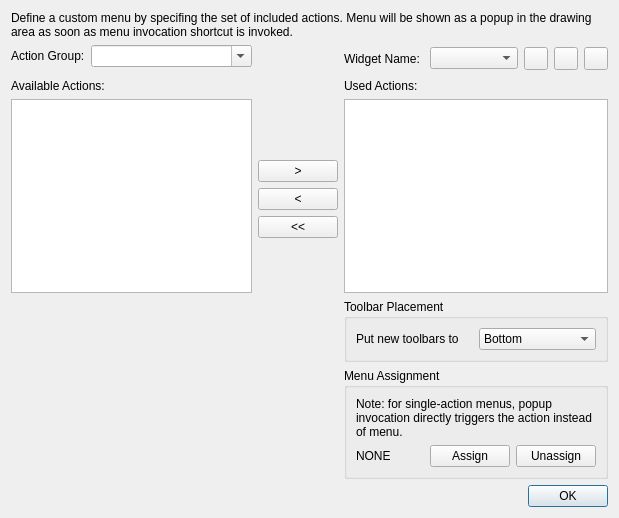
<?xml version="1.0" encoding="UTF-8"?>
<ui version="4.0">
 <class>LC_DlgWidgetCreator</class>
 <widget class="QDialog" name="LC_DlgWidgetCreator">
  <property name="geometry">
   <rect>
    <x>0</x>
    <y>0</y>
    <width>619</width>
    <height>518</height>
   </rect>
  </property>
  <property name="windowTitle">
   <string>Dialog</string>
  </property>
  <layout class="QGridLayout" name="gridLayout">
   <item row="12" column="0" colspan="3">
    <widget class="QDialogButtonBox" name="buttonBox">
     <property name="orientation">
      <enum>Qt::Horizontal</enum>
     </property>
     <property name="standardButtons">
      <set>QDialogButtonBox::Ok</set>
     </property>
    </widget>
   </item>
   <item row="2" column="0">
    <widget class="QLabel" name="label_3">
     <property name="text">
      <string>Available Actions:</string>
     </property>
    </widget>
   </item>
   <item row="1" column="0">
    <widget class="QFrame" name="frame_6">
     <property name="frameShape">
      <enum>QFrame::NoFrame</enum>
     </property>
     <property name="frameShadow">
      <enum>QFrame::Raised</enum>
     </property>
     <layout class="QHBoxLayout" name="horizontalLayout_4">
      <property name="leftMargin">
       <number>0</number>
      </property>
      <property name="topMargin">
       <number>0</number>
      </property>
      <property name="rightMargin">
       <number>0</number>
      </property>
      <property name="bottomMargin">
       <number>6</number>
      </property>
      <item>
       <widget class="QLabel" name="label_2">
        <property name="text">
         <string>Action Group:</string>
        </property>
       </widget>
      </item>
      <item>
       <widget class="QComboBox" name="cbCategories">
        <property name="sizePolicy">
         <sizepolicy hsizetype="Preferred" vsizetype="Fixed">
          <horstretch>3</horstretch>
          <verstretch>0</verstretch>
         </sizepolicy>
        </property>
        <property name="toolTip">
         <string>Select action group with actions</string>
        </property>
        <property name="editable">
         <bool>true</bool>
        </property>
       </widget>
      </item>
     </layout>
    </widget>
   </item>
   <item row="3" column="2" rowspan="5">
    <widget class="ActionList" name="alChosenActions">
     <property name="toolTip">
      <string>Actions that are included. Use drag-n-drop to reorder, double-click for remove item from the list.</string>
     </property>
    </widget>
   </item>
   <item row="0" column="0" colspan="3">
    <widget class="QLabel" name="lblDialogHint">
     <property name="text">
      <string>Define a custom menu by specifing the set of included actions. Menu will be shown as a popup in the drawing area as soon as menu invocation shortcut is invoked. </string>
     </property>
     <property name="wordWrap">
      <bool>true</bool>
     </property>
    </widget>
   </item>
   <item row="1" column="2">
    <widget class="QWidget" name="wWidgetToolbar" native="true">
     <layout class="QGridLayout" name="gridLayout_2">
      <property name="leftMargin">
       <number>0</number>
      </property>
      <property name="topMargin">
       <number>0</number>
      </property>
      <property name="rightMargin">
       <number>0</number>
      </property>
      <property name="bottomMargin">
       <number>0</number>
      </property>
      <item row="0" column="3">
       <widget class="QToolButton" name="btnSave">
        <property name="toolTip">
         <string>Save Used Actions List</string>
        </property>
        <property name="text">
         <string/>
        </property>
        <property name="icon">
         <iconset resource="../../../../res/icons/icons.qrc">
          <normaloff>:/icons/save.lci</normaloff>:/icons/save.lci</iconset>
        </property>
       </widget>
      </item>
      <item row="0" column="1">
       <widget class="QComboBox" name="cbWidgetName">
        <property name="toolTip">
         <string/>
        </property>
        <property name="editable">
         <bool>false</bool>
        </property>
       </widget>
      </item>
      <item row="0" column="0">
       <widget class="QLabel" name="lblWidgetTypeName">
        <property name="sizePolicy">
         <sizepolicy hsizetype="Maximum" vsizetype="Preferred">
          <horstretch>0</horstretch>
          <verstretch>0</verstretch>
         </sizepolicy>
        </property>
        <property name="text">
         <string>Widget Name: </string>
        </property>
       </widget>
      </item>
      <item row="0" column="4">
       <widget class="QToolButton" name="btnDelete">
        <property name="toolTip">
         <string>Destroy</string>
        </property>
        <property name="text">
         <string/>
        </property>
        <property name="icon">
         <iconset resource="../../../../res/icons/icons.qrc">
          <normaloff>:/icons/remove.lci</normaloff>:/icons/remove.lci</iconset>
        </property>
       </widget>
      </item>
      <item row="0" column="2">
       <widget class="QToolButton" name="btnNew">
        <property name="toolTip">
         <string/>
        </property>
        <property name="text">
         <string/>
        </property>
        <property name="icon">
         <iconset resource="../../../../res/icons/icons.qrc">
          <normaloff>:/icons/add.lci</normaloff>:/icons/add.lci</iconset>
        </property>
       </widget>
      </item>
     </layout>
    </widget>
   </item>
   <item row="7" column="1">
    <spacer name="verticalSpacer">
     <property name="orientation">
      <enum>Qt::Vertical</enum>
     </property>
     <property name="sizeHint" stdset="0">
      <size>
       <width>20</width>
       <height>40</height>
      </size>
     </property>
    </spacer>
   </item>
   <item row="5" column="1">
    <widget class="QPushButton" name="btnRemove">
     <property name="sizePolicy">
      <sizepolicy hsizetype="Minimum" vsizetype="Fixed">
       <horstretch>0</horstretch>
       <verstretch>0</verstretch>
      </sizepolicy>
     </property>
     <property name="toolTip">
      <string>Remove selected item from the list of used actions</string>
     </property>
     <property name="text">
      <string>&lt;</string>
     </property>
     <property name="iconSize">
      <size>
       <width>32</width>
       <height>32</height>
      </size>
     </property>
    </widget>
   </item>
   <item row="2" column="2">
    <widget class="QLabel" name="label_4">
     <property name="text">
      <string>Used Actions:</string>
     </property>
    </widget>
   </item>
   <item row="3" column="0" rowspan="5">
    <widget class="ActionList" name="alOfferredActions">
     <property name="toolTip">
      <string>Available actions. Double click on item to add it to the list of used actions.</string>
     </property>
    </widget>
   </item>
   <item row="3" column="1">
    <spacer name="verticalSpacer_2">
     <property name="orientation">
      <enum>Qt::Vertical</enum>
     </property>
     <property name="sizeHint" stdset="0">
      <size>
       <width>20</width>
       <height>40</height>
      </size>
     </property>
    </spacer>
   </item>
   <item row="9" column="2">
    <widget class="QGroupBox" name="gbMenuAssignment">
     <property name="title">
      <string>Menu Assignment</string>
     </property>
     <layout class="QGridLayout" name="gridLayout_3" columnstretch="5,0,0">
      <item row="2" column="0">
       <widget class="QLabel" name="lblMenuShortcut">
        <property name="text">
         <string>NONE</string>
        </property>
       </widget>
      </item>
      <item row="2" column="2">
       <widget class="QPushButton" name="pbMenuUnassign">
        <property name="toolTip">
         <string>Removes menu assignment. Menu itself is not deleted.</string>
        </property>
        <property name="text">
         <string>Unassign</string>
        </property>
       </widget>
      </item>
      <item row="0" column="0" colspan="3" alignment="Qt::AlignTop">
       <widget class="QLabel" name="label">
        <property name="minimumSize">
         <size>
          <width>0</width>
          <height>0</height>
         </size>
        </property>
        <property name="text">
         <string>Note: for single-action menus, popup invocation directly triggers the action instead of menu.</string>
        </property>
        <property name="wordWrap">
         <bool>true</bool>
        </property>
       </widget>
      </item>
      <item row="2" column="1">
       <widget class="QPushButton" name="pbMenuAssign">
        <property name="toolTip">
         <string>Assign menu activation shortcut.</string>
        </property>
        <property name="text">
         <string>Assign</string>
        </property>
        <property name="icon">
         <iconset resource="../../../../res/icons/icons.qrc">
          <normaloff>:/icons/mouse.lci</normaloff>:/icons/mouse.lci</iconset>
        </property>
       </widget>
      </item>
      <item row="1" column="0">
       <spacer name="verticalSpacer_3">
        <property name="orientation">
         <enum>Qt::Vertical</enum>
        </property>
        <property name="sizeHint" stdset="0">
         <size>
          <width>20</width>
          <height>0</height>
         </size>
        </property>
       </spacer>
      </item>
     </layout>
    </widget>
   </item>
   <item row="4" column="1">
    <widget class="QPushButton" name="btnAdd">
     <property name="sizePolicy">
      <sizepolicy hsizetype="Maximum" vsizetype="Fixed">
       <horstretch>0</horstretch>
       <verstretch>0</verstretch>
      </sizepolicy>
     </property>
     <property name="toolTip">
      <string>Add selected item to the list of used actions</string>
     </property>
     <property name="text">
      <string>&gt;</string>
     </property>
     <property name="iconSize">
      <size>
       <width>32</width>
       <height>32</height>
      </size>
     </property>
    </widget>
   </item>
   <item row="6" column="1">
    <widget class="QPushButton" name="btnRemoveAll">
     <property name="toolTip">
      <string>Remove ALL items from the list of used actions</string>
     </property>
     <property name="text">
      <string>&lt;&lt;</string>
     </property>
    </widget>
   </item>
   <item row="8" column="2">
    <widget class="QGroupBox" name="gbToolbarPlacement">
     <property name="title">
      <string>Toolbar Placement</string>
     </property>
     <layout class="QGridLayout" name="gridLayout_4">
      <item row="0" column="0">
       <widget class="QLabel" name="label_5">
        <property name="text">
         <string>Put new toolbars to </string>
        </property>
       </widget>
      </item>
      <item row="0" column="1">
       <widget class="QComboBox" name="cbTBPlacementArea">
        <property name="toolTip">
         <string>Specifies docking area that is used to initial placement of created toolbar. Make sure that this area is enabled.</string>
        </property>
        <item>
         <property name="text">
          <string>Bottom</string>
         </property>
        </item>
        <item>
         <property name="text">
          <string>Left</string>
         </property>
        </item>
        <item>
         <property name="text">
          <string>Right</string>
         </property>
        </item>
        <item>
         <property name="text">
          <string>Top</string>
         </property>
        </item>
       </widget>
      </item>
     </layout>
    </widget>
   </item>
  </layout>
 </widget>
 <customwidgets>
  <customwidget>
   <class>ActionList</class>
   <extends>QListWidget</extends>
   <header>actionlist.h</header>
  </customwidget>
 </customwidgets>
 <resources>
  <include location="../../../../res/icons/icons.qrc"/>
 </resources>
 <connections>
  <connection>
   <sender>buttonBox</sender>
   <signal>accepted()</signal>
   <receiver>LC_DlgWidgetCreator</receiver>
   <slot>accept()</slot>
   <hints>
    <hint type="sourcelabel">
     <x>248</x>
     <y>254</y>
    </hint>
    <hint type="destinationlabel">
     <x>157</x>
     <y>274</y>
    </hint>
   </hints>
  </connection>
  <connection>
   <sender>buttonBox</sender>
   <signal>rejected()</signal>
   <receiver>LC_DlgWidgetCreator</receiver>
   <slot>reject()</slot>
   <hints>
    <hint type="sourcelabel">
     <x>316</x>
     <y>260</y>
    </hint>
    <hint type="destinationlabel">
     <x>286</x>
     <y>274</y>
    </hint>
   </hints>
  </connection>
 </connections>
</ui>
